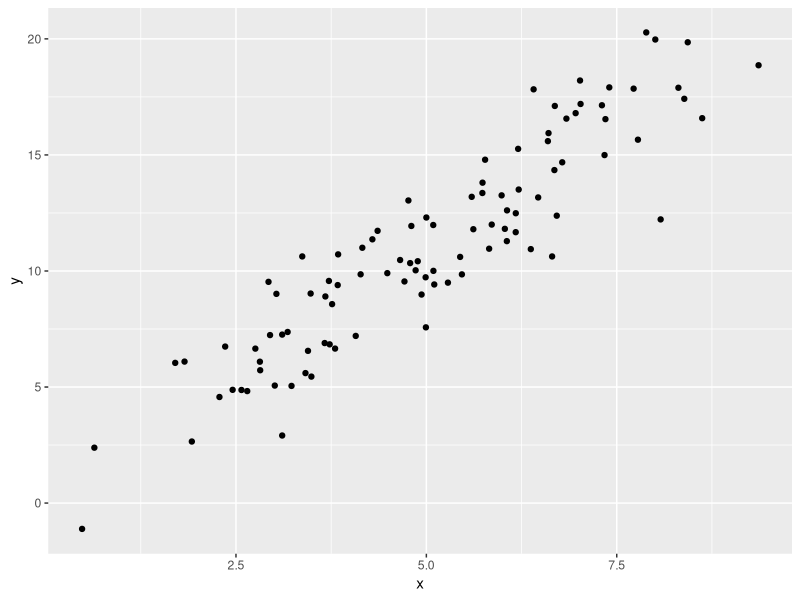

R code for this plot:
## ---- chunk 1
library(ggplot2)
## ---- chunk 2
x<-rnorm(100,5,2)
y<-rnorm(100,2*x+1,2)

## ---- chunk 3
df<-data.frame(x,y)

df
## ---- chunk 4
ggplot()+
geom_point(data=df,aes(x,y))
